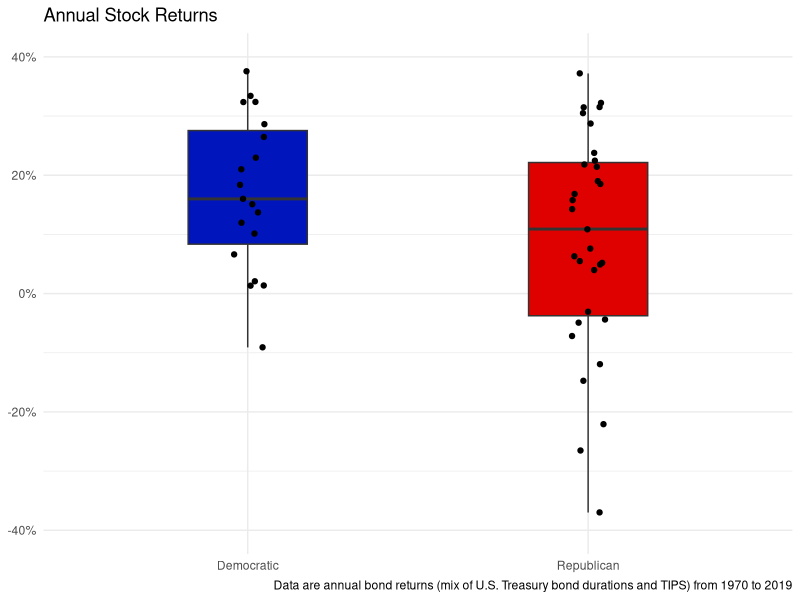

Here is the R script that generated this plot: (Note: this script raises an error after producing the figure.)
## ---- chunk 1
# The usuals
library(readxl)     # for reading the ecxel file
library(tidyverse)  # all inclusive
library(here)       # for relative file paths
library(scales)     # for easy conversion of decimal to % in plots
## ---- chunk 2
# Load the data!
data <- read_xlsx(here("data_input/president-bond-stock-change-correlation.xlsx"),
  skip = 4
) %>%
  
  # excel saves spaces stupidly, so need this weird dot 
  #  (don't ask how long i spent figuring this out)
  rename(
    stock_return = `S&P 500 Index `, 
    year = ` Year`,
    bond_return = `100% Bonds `
  )
## ---- chunk 3
# Plot!
pmap(
  
  # list the things I want to loop over
  .l = list(
    cols_to_plot <- c("stock_return", "bond_return"),
    names_to_plot <- c("Stock", "Bond")
  ), 
  
  # and loop over them! 
  .f = function(cols_to_plot, names_to_plot) {

    ## parameter set up:
    
    # official colors of Repub and Dem parties
    political_colors <- c("#0015BC", "#DE0100")
    
    # clean up the ggplot code later on by naming them now
    plot_title <- paste0("Annual ", names_to_plot, " Returns")
    
   ifelse(names_to_plot == "stock_return", data_source <- "S&P 500 returns", data_source <- "bond returns (mix of U.S. Treasury bond durations and TIPS)")

    plot_caption <- paste0(
      "Data are annual ",
      data_source,
      " from ",
      min(data$year),
      " to ",
      max(data$year)
    )

    # grab the means for each party for each asset class
    party_means <- data %>%
      select(Party, stock_return, bond_return) %>%
      group_by(Party) %>%
      summarize(
        stock_return = mean(stock_return),
        bond_return = mean(bond_return),
        .groups = "drop"
      ) %>%
      select(-Party) %>%
      identity()

    ### Plot #1: Boxplot
    data %>%
      ggplot(aes(x = Party, y = get(cols_to_plot))) +
      geom_boxplot(aes(fill = Party), width = 0.35) +
      geom_jitter(width = 0.05) +
      scale_fill_manual(values = political_colors) +
      scale_y_continuous(
        labels = percent_format(accuracy = 2),
        limits = c(-0.4, 0.4) # to match density plot and fix axis
      ) +    
      theme_minimal() +
      labs(
        title = plot_title,
        caption = plot_caption
      ) +
      theme(
        legend.position = "none",
        axis.title = element_blank()
      ) +
      ggsave(filename = here(paste0("plots/box_", names_to_plot, ".png")))


    ### Plot #2: Density plot
    #    (2 = Repub, 1 = Dem)
    # This plot is somewhate misleading. There are only ~25 obs for
    #  each series, but the plot is basically a smooth histogram.
    data %>%
      ggplot() +
      geom_density(aes(y = get(cols_to_plot), fill = Party), alpha = 0.75) +
      scale_fill_manual(values = political_colors) +
      coord_flip() +
      geom_hline(yintercept = mean(data$stock_return)) +
      geom_hline(yintercept = pull(party_means[1, cols_to_plot]), color = political_colors[1]) +
      geom_hline(yintercept = pull(party_means[2, cols_to_plot]), color = political_colors[2]) +
      theme_minimal() +
      theme(
        legend.position = "top",
        legend.title = element_blank(),
        axis.title = element_blank(),
        axis.text.y = element_blank()
      ) +
      scale_y_continuous(
        labels = percent_format(accuracy = 2),
        # goes in ylim because of flipped coordinates.
        limits = c(-0.55, 0.55),
        expand = expansion(mult=0)
      ) +
      labs(
        title = plot_title,
        subtitle = "Vertical Bars are means",
        caption = plot_caption
      ) +
      ggsave(filename = here(paste0("plots/density_", names_to_plot, ".png")))
  }
)
